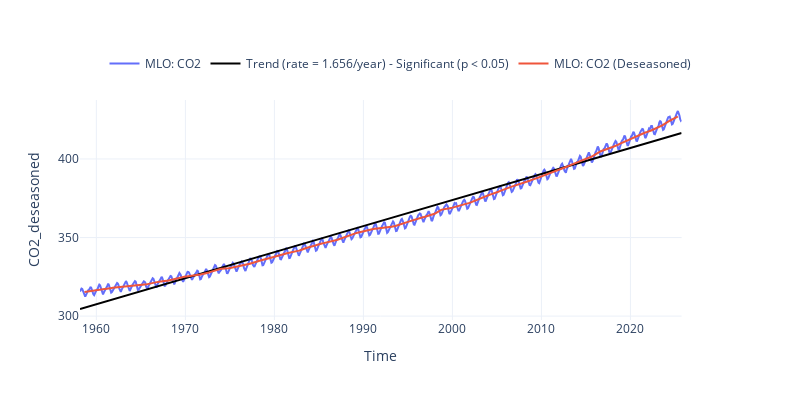

Notebook cell for this chart:
### Code cell
fig, trend = plot_timeseries_interactive(dict_plot, trendline=True, figsize=(20, 10), return_trend=True);
fig.write_html(op.join(path_figs, 'F1_CO2_trend.html'), include_plotlyjs="cdn")


glue("trend", float(trend[0]), display=False)
glue("change", float(trend[0]*len(np.unique(MLO_data.index.year))), display=False)
glue("trend_fig", fig_int_to_glue(fig), display=False)

### Figure 1 — Plotly figure (JSON) as saved in the notebook; plotly's stock layout.template omitted (floating-point values rounded to 4 significant figures; data arrays with more than 128 entries replaced by an {"elided": "..."} marker saying what was removed)
{"data": [{"line": {"color": "#636EFA"}, "name": "MLO: CO2", "type": "scatter", "x": {"elided": "812 str values"}, "xaxis": "x", "y": {"elided": "812 float values"}, "yaxis": "y"}, {"line": {"color": "black"}, "mode": "lines", "name": "Trend (rate = 1.656/year) - Significant (p < 0.05)", "showlegend": true, "type": "scatter", "x": {"elided": "812 str values"}, "xaxis": "x", "y": {"elided": "812 float values"}, "yaxis": "y"}, {"line": {"color": "#EF553B"}, "name": "MLO: CO2 (Deseasoned)", "type": "scatter", "x": {"elided": "812 str values"}, "xaxis": "x", "y": {"elided": "812 float values"}, "yaxis": "y"}], "layout": {"height": 400, "legend": {"font": {"size": 12}, "orientation": "h", "x": 0.5, "xanchor": "center", "y": 1.1, "yanchor": "bottom"}, "title": {"text": " "}, "width": 800, "xaxis": {"anchor": "y", "domain": [0, 0.94], "title": {"text": "Time"}}, "yaxis": {"anchor": "x", "domain": [0, 1], "title": {"text": "CO2_deseasoned"}}, "yaxis2": {"anchor": "x", "overlaying": "y", "side": "right"}}}
